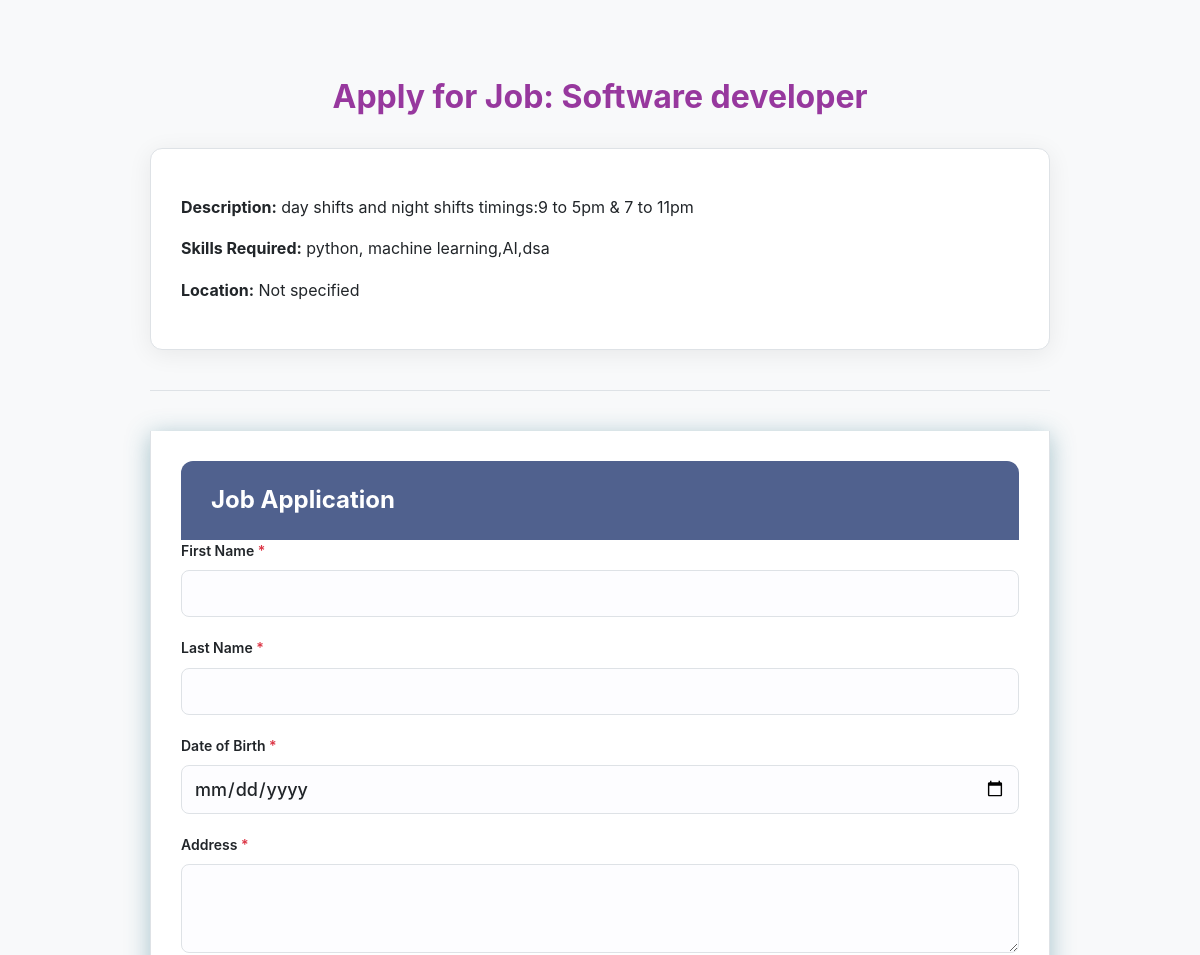
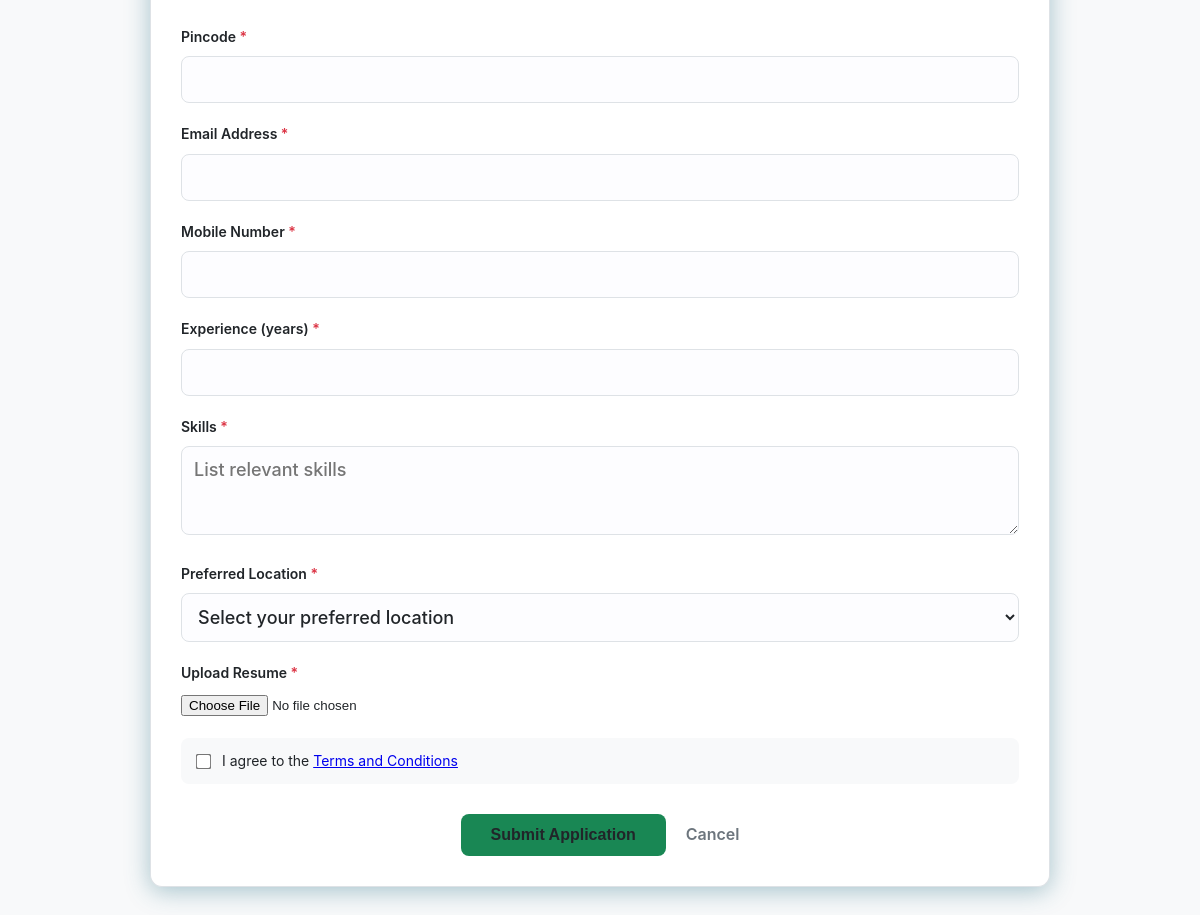
The app's page /apply/4 (signed in) with its own data (2 pictures, top to bottom).
### tables this page shows
CREATE TABLE career_options (
            id INTEGER PRIMARY KEY AUTOINCREMENT,
            name TEXT NOT NULL,
            description TEXT NOT NULL,
            learn_more TEXT NOT NULL,
            skills_required TEXT,
            application_form_url TEXT,
            is_vacant INTEGER DEFAULT 1,
            total_labour_vacancy INTEGER DEFAULT 0,
            posted_by TEXT,
            posted_date DATETIME DEFAULT CURRENT_TIMESTAMP
        );

### app.py (the view, shortened to what this page needs)
@app.route('/apply/<int:job_id>', methods=['GET', 'POST'])
@login_required
def apply(job_id):
    db = get_db()
    existing_application = db.execute(
        "SELECT id FROM applications WHERE user_id = ? AND job_id = ?",
        (current_user.id, job_id)
    ).fetchone()
    if existing_application:
        flash("You have already applied for this job.", "error")
        return redirect(url_for('dashboard'))
    job = db.execute("SELECT * FROM career_options WHERE id = ?", (job_id,)).fetchone()
    if not job:
        flash("Job not found.", "error")
        return redirect(url_for('dashboard'))
    recent_application_row = db.execute(
        "SELECT * FROM applications WHERE user_id = ? ORDER BY id DESC LIMIT 1",
        (current_user.id,)
    ).fetchone()
    recent_application = dict(recent_application_row) if recent_application_row else None
    preferred_locations = []
    if job['posted_by']:
        admin_profile = db.execute("SELECT location FROM admin_profiles WHERE username = ?", (job['posted_by'],)).fetchone()
        if admin_profile and admin_profile['location']:
            locations = [loc.strip() for loc in admin_profile['location'].split(',') if loc.strip()]
            preferred_locations = sorted(locations)
    return render_template(
        'apply.html',
        job=job,
        preferred_locations=preferred_locations,
        recent_application=recent_application
    )

### app.py (called while the page is built)
def get_db():
    db = getattr(g, '_database', None)
    if db is None:
        db = g._database = sqlite3.connect(DATABASE)
    db.row_factory = sqlite3.Row
    return db

@app.teardown_appcontext
def close_connection(exception):
    db = getattr(g, '_database', None)
    if db:
        db.close()

@login_manager.user_loader
def load_user(user_id):
    return User.get(user_id)

    @staticmethod
    def get(user_id):
        if ':' not in user_id:
            return None
        username, role = user_id.split(':', 1)
        db = get_db()
        user_row = db.execute("SELECT * FROM users WHERE username = ? AND role = ?", (username, role)).fetchone()
        if not user_row:
            return None
        return User(
            username=user_row['username'],
            age=user_row['age'],
            skills=user_row['skills'],
            profile_pic=user_row['profile_pic'],
            role=user_row['role']
        )

### templates/apply.html (shortened to what this page needs)
<!DOCTYPE html>
<html lang="en">
<head>
    <link rel="stylesheet" href="{{ url_for('static', filename='apply.css') }}" />
</head>
<body>
    <div class="page-container">
        <h1>Apply for Job: {{ job.name }}</h1>
        <div class="job-details">
            <p class="job-description">
                <strong>Description:</strong> {{ job.description }}
            </p>
            <p class="job-skills">
                <strong>Skills Required:</strong> {{ job.skills_required or 'Not specified' }}
            </p>
            <p class="job-location">
                <strong>Location:</strong> {{ job.location or 'Not specified' }}
            </p>
        </div>
        <hr />
        <div class="form-container">
            <div class="form-header">
                <center>
                    <h3>Job Application</h3>
                </center>
            </div>
            <form method="POST" enctype="multipart/form-data">
                <div class="form-group">
                    <label for="first_name" class="required">First Name</label>
                    <input type="text" id="first_name" name="first_name" required />
                </div>
                <div class="form-group">
                    <label for="last_name" class="required">Last Name</label>
                    <input type="text" id="last_name" name="last_name" required />
                </div>
                <div class="form-group">
                    <label for="dob" class="required">Date of Birth</label>
                    <input type="date" id="dob" name="dob" required />
                </div>
                <div class="form-group">
                    <label for="address" class="required">Address</label>
                    <textarea id="address" name="address" rows="3" required></textarea>
                </div>
                <div class="form-group">
                    <label for="pincode" class="required">Pincode</label>
                    <input type="text" id="pincode" name="pincode" pattern="\d{6}" title="6 digit pincode" required />
                </div>
                <div class="form-group">
                    <label for="applicant_email" class="required">Email Address</label>
                    <input type="email" id="applicant_email" name="applicant_email" required />
                </div>
                <div class="form-group">
                    <label for="mobile" class="required">Mobile Number</label>
                    <input type="tel" id="mobile" name="applicant_phone" pattern="\d{10}" title="10 digit mobile number" required />
                </div>
                <div class="form-group">
                    <label for="experience" class="required">Experience (years)</label>
                    <input type="number" id="experience" name="experience" min="0" step="0.1" required />
                </div>
                <div class="form-group">
                    <label for="skills" class="required">Skills</label>
                    <textarea id="skills" name="skills" rows="3" placeholder="List relevant skills" required></textarea>
                </div>
                <div class="form-group">
                    <label for="preferred_location" class="required">Preferred Location</label>
                    <select id="preferred_location" name="preferred_location" required>
                        <option value="" disabled selected>Select your preferred location</option>
                    </select>
                </div>
                <div class="form-group">
                    <label for="resume" class="required">Upload Resume</label>
                    <input type="file" id="resume" name="resume" accept=".pdf,application/pdf"
                           {% if not recent_application or not recent_application.resume_filename %}required{% endif %} />
                </div>
                <div class="form-group checkbox-group">
                    <input type="checkbox" id="terms_checkbox" name="terms" required />
                    <label for="terms_checkbox" class="required">
                        I agree to the <a href="{{ url_for('terms', job_id=job.id) }}" target="_blank">Terms and Conditions</a>
                    </label>
                </div>
                <div class="form-actions">
                    <button type="submit">Submit Application</button>
                    <a href="{{ url_for('dashboard') }}" class="cancel-link">Cancel</a>
                </div>
            </form>
        </div>
    </div>
</body>
</html>

### static/apply.css (style rules this page uses)
:root { --primary-color: #007bff; --primary-hover: #0056b3; --success-color: #198754; --success-hover: #157347; --danger-color: #dc3545; --header-dark: #2d3748; --bg-color: #f8f9fa; --border-color: #dee2e6; --card-bg: #ffffff; --text-dark: #212529; --text-light: #6c757d; --font-sans-serif: -apple-system, BlinkMacSystemFont, "Segoe UI", Roboto, Helvetica, Arial, sans-serif; }
body { font-family: var(--font-sans-serif); background-color: var(--bg-color); color: var(--text-dark); line-height: 1.6; margin: 0; }
.page-container { max-width: 900px; margin: 30px auto; padding: 20px; }
.job-details { background-color: var(--card-bg); border: 1px solid var(--border-color); border-radius: 12px; padding: 30px; box-shadow: 0 4px 25px rgba(0, 0, 0, 0.07); margin-bottom: 25px; }
hr { border: none; border-top: 1px solid var(--border-color); margin: 40px 0; }
h1 { text-align: center; color: rgba(132, 19, 140, 0.84); margin-bottom: 25px; }
label { display: block; margin-bottom: 8px; font-weight: 600; font-size: 14px; }
label.required::after { content: " *"; color: var(--danger-color); }
.form-header { display: flex; justify-content: space-between; align-items: center; background-color: rgb(80, 97, 142); color: var(--card-bg); padding: 20px 30px; border-radius: 12px 12px 0 0; margin-bottom: 0; border-bottom: none; }
.form-header h3 { margin: 0; font-size: 24px; color: var(--card-bg); text-align: center; }
.form-container { background-color: var(--card-bg); border: 1px solid var(--border-color); border-radius: 0 0 12px 12px; padding: 30px; box-shadow: 0 4px 25px rgba(41, 115, 134, 0.403); border-top: none; }
.form-group { margin-bottom: 20px; }
input[type="text"], input[type="date"], input[type="email"], input[type="tel"], input[type="number"], textarea, select { width: 100%; padding: 12px; box-sizing: border-box; border: 1px solid var(--border-color); border-radius: 8px; background-color: #fdfdff; transition: border-color 0.2s, box-shadow 0.2s; font-family: inherit; font-size: 18px; font-weight: 500; color: var(--text-dark); }
.checkbox-group { display: flex; align-items: center; background-color: var(--bg-color); padding: 12px; border-radius: 8px; }
.checkbox-group input[type="checkbox"] { width: auto; margin-right: 12px; transform: scale(1.2); }
.checkbox-group label { margin-bottom: 0; font-weight: normal; }
.checkbox-group label.required::after { content: ""; }
.form-actions { margin-top: 30px; display: flex; justify-content: center; align-items: center; gap: 20px; }
button[type="submit"] { background-color: var(--success-color); color: var(--white); padding: 12px 30px; border: none; border-radius: 8px; font-size: 16px; font-weight: bold; cursor: pointer; transition: background-color 0.3s; }
.cancel-link { color: var(--text-light); text-decoration: none; font-weight: 600; }

### records on screen
career_options: name "Software developer", description "day shifts and night shifts timings:9 to 5pm & 7 to 11pm", skills_required "python, machine learning,AI,dsa"

### other values on screen
{{ job.location or 'Not specified' }} "Not specified"
